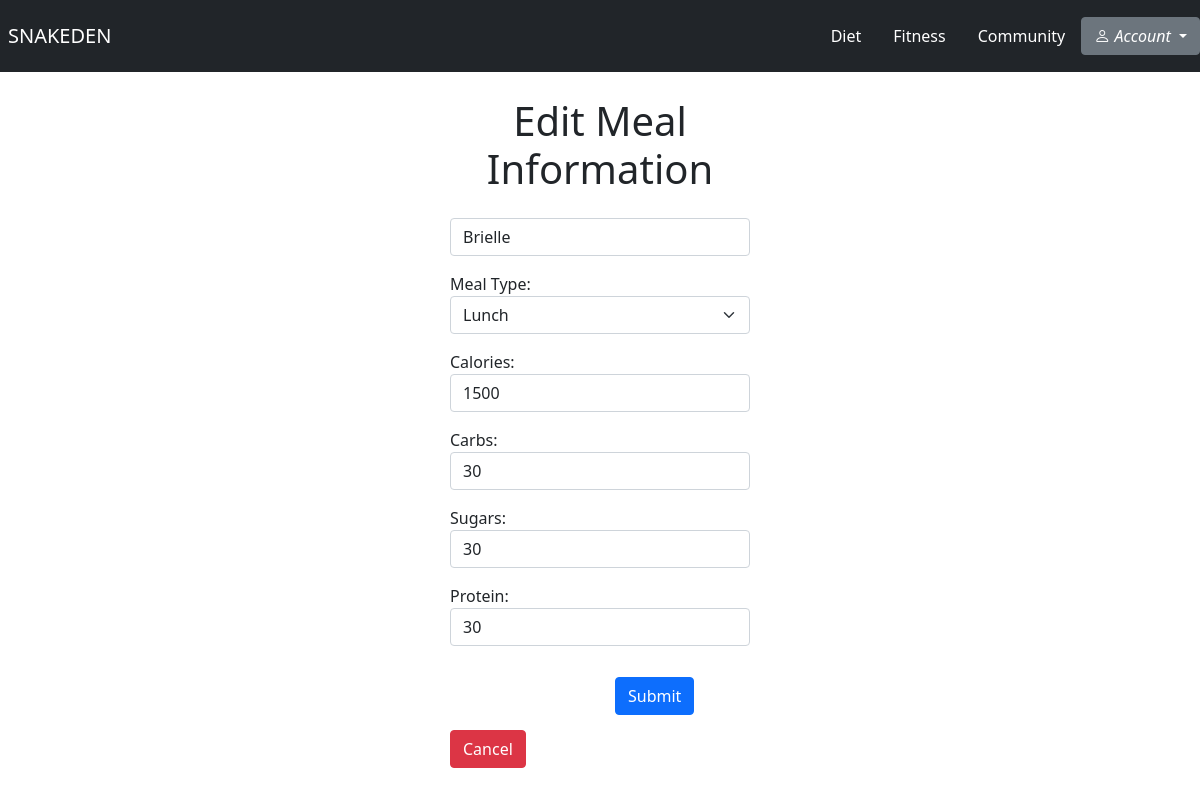
The app's page /diet/edit_meal/25 (signed in) with its own data.
### diet/models.py (models this page shows)
class Meal(models.Model):
    MEAL_TYPES = [
        ('Breakfast', 'Breakfast'),
        ('Lunch', 'Lunch'),
        ('Dinner', 'Dinner'),
        ('Snack', 'Snack'),
    ]
    meal_name = models.CharField(max_length=100)
    meal_type = models.CharField(max_length=50, choices=MEAL_TYPES)
    calories = models.IntegerField()
    carbs = models.IntegerField()
    sugars = models.IntegerField()
    protein = models.IntegerField()
    user = models.ForeignKey(User, on_delete=models.CASCADE)
    created_at = models.DateTimeField(auto_now_add=True)

### diet/views.py (the view)
# urls.py: path('edit_meal/<int:id>', views.edit_meal, name="edit_meal"),
@login_required
def edit_meal(request, id):
    meal = Meal.objects.get(pk=id)
    form = MealForm(request.POST or None, instance=meal)
    if form.is_valid():
        form.save()
        return redirect('diet_home')
    return render(request, 'diet/edit_meal.html', {'meal': meal, 'form': form})

### diet/forms.py
class MealForm(ModelForm):
    class Meta:
        model = Meal
        fields = ('meal_name', 'meal_type', 'calories', 'carbs', 'sugars', 'protein')
        MEAL_TYPES = [
            ('Breakfast', 'Breakfast'),
            ('Lunch', 'Lunch'),
            ('Dinner', 'Dinner'),
            ('Snack', 'Snack'),
        ]
        labels = {
            'meal_name': '',
            'meal_type': 'Meal Type',
            'calories': 'Calories',
            'carbs': 'Carbs',
            'sugars': 'Sugars',
            'protein': 'Protein',
        }
        widgets = {
            'meal_name': forms.TextInput({'class': 'form-control', 'placeholder': 'Meal Name'}),
            'meal_type': forms.Select(choices=MEAL_TYPES, attrs={'class': 'form-select huge'}),
            'calories': forms.TextInput(attrs={'class': 'form-control', 'placeholder': 'Calories'}),
            'carbs': forms.TextInput(attrs={'class': 'form-control', 'placeholder': 'Carbs'}),
            'sugars': forms.TextInput(attrs={'class': 'form-control', 'placeholder': 'Sugars'}),
            'protein': forms.TextInput(attrs={'class': 'form-control', 'placeholder': 'Protein'}),
        }

### diet/templates/diet/edit_meal.html (shortened to what this page needs)
{% extends 'base.html' %}
{% block body %}
 <div class="container p-0" style="margin-top: 25px; max-width: 25%;">
        <h1 style="text-align: center">Edit Meal Information</h1>
        <form method="POST" style="margin-top: 25px">
            {{ form.as_p }}
            <input type="submit" class="btn btn-primary" style="margin-top: 15px; margin-left: 165px; text-align: center" value="Submit">
            <a href="{% url 'diet_home' %}" class="btn btn-danger" style="margin-top: 15px;">Cancel</a>
        </form>
    </div>
{% endblock %}

### records on screen
Meal: meal_name "Brielle", meal_type "Lunch", calories "1500", carbs "30", sugars "30", protein "30"
